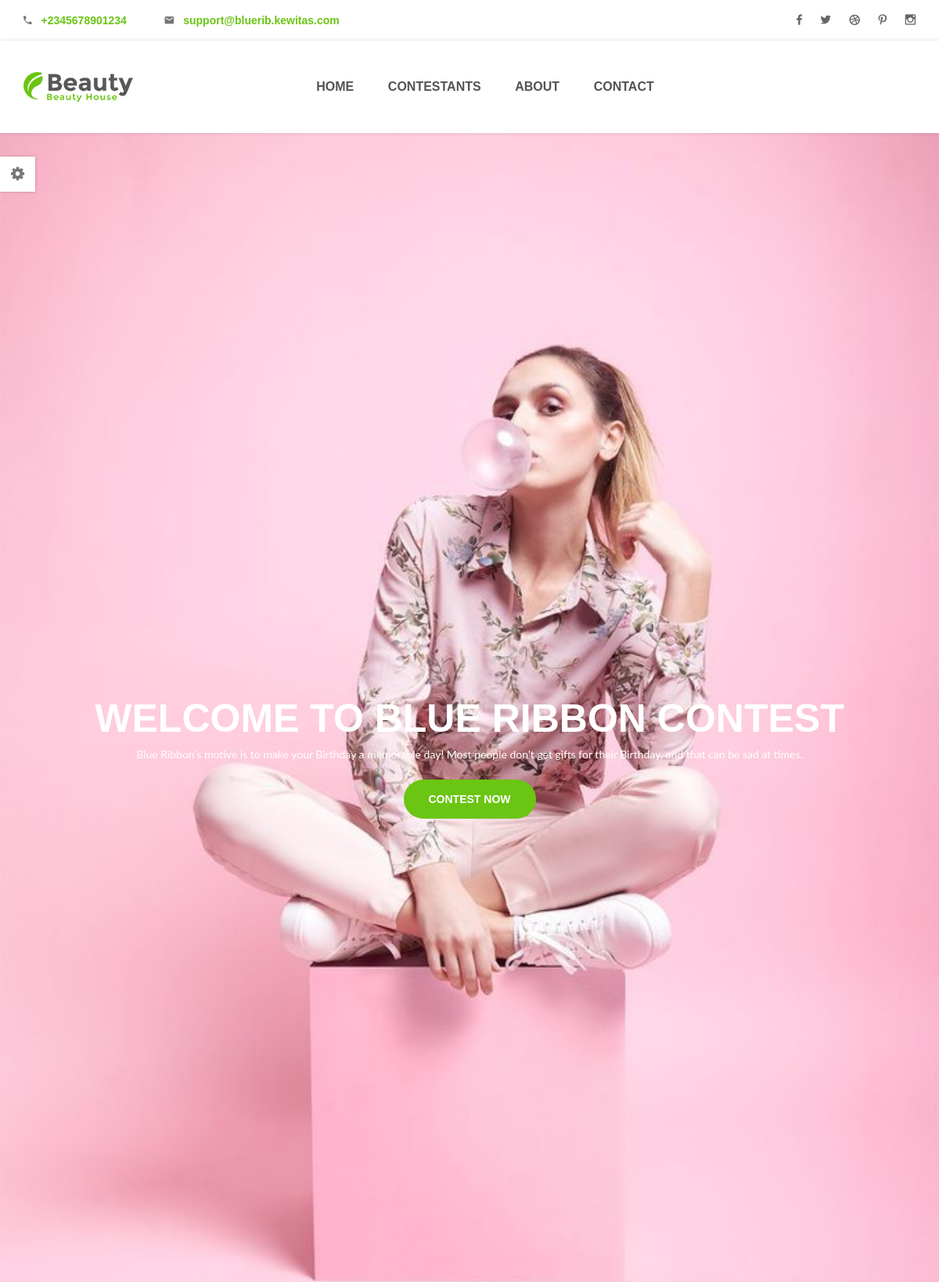
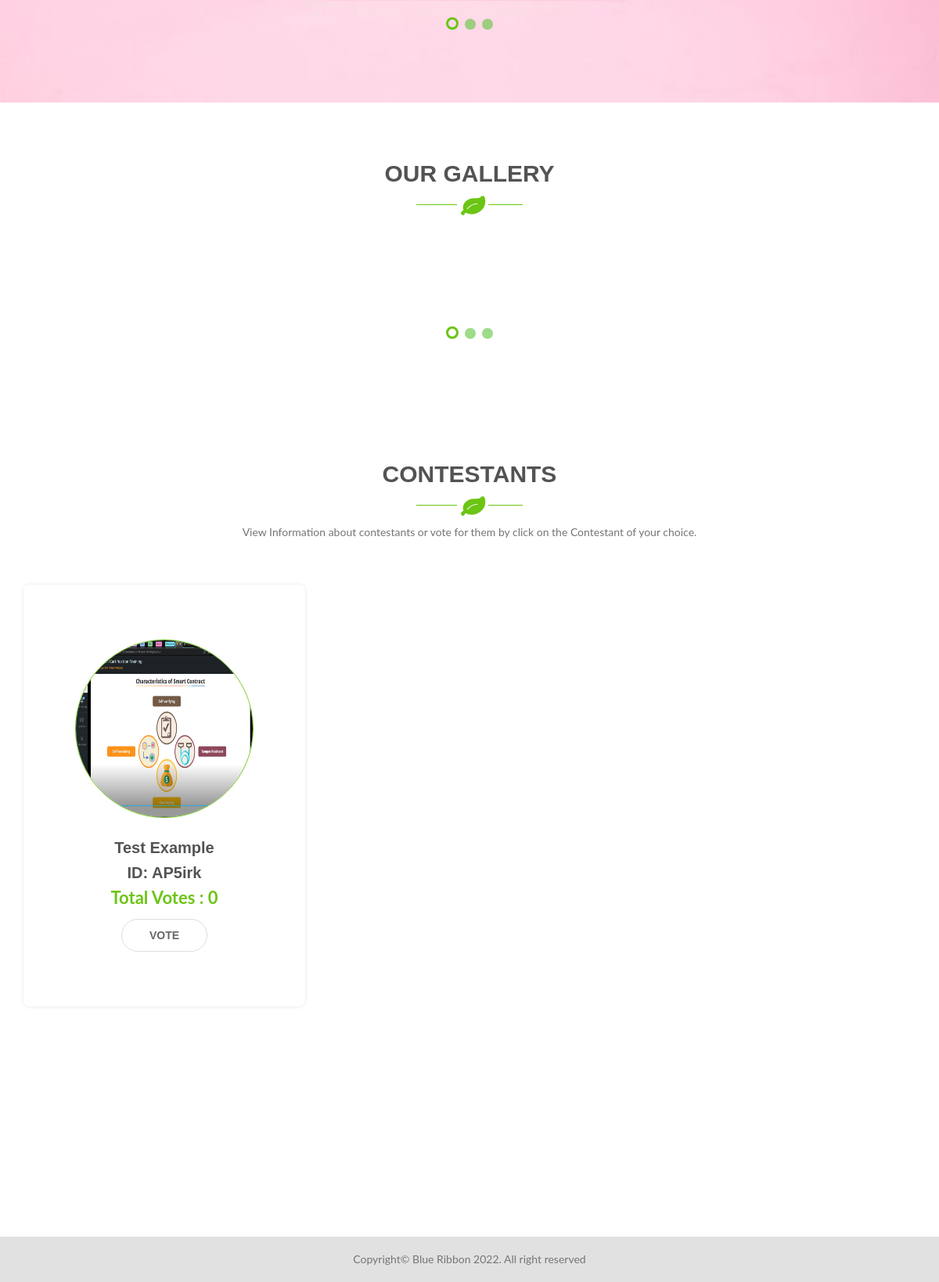
The page / on the database its author committed (2 pictures, top to bottom).
### tables this page shows
CREATE TABLE `conts` (
  `id` int(11) NOT NULL,
  `c_id` varchar(100) NOT NULL,
  `name` varchar(100) NOT NULL,
  `email` varchar(100) NOT NULL,
  `picture` varchar(1000) NOT NULL,
  `state` varchar(100) NOT NULL,
  `gender` varchar(100) NOT NULL,
  `vote` int(11) NOT NULL,
  `date_created` timestamp NOT NULL DEFAULT current_timestamp() ON UPDATE current_timestamp()
);

### index.php (called while the page is built)
<?php
require 'header.php';
?>
        <?php
        require 'slider.php';
        ?>
        <?php
        require 'gallery.php';
        ?>
        <?php
        require 'contestants.php';
        ?>
        <?php
        require 'footer.php';
        ?>

### config.php (called while the page is built, shortened)
<?php
$site_name = "Blue Ribbon";
$contest_title = "Blue Ribbon Contest";
$phone_number = "+2345678901234";
$email_address = "support@bluerib.kewitas.com";
$link = mysqli_connect(HOST, USERNAME, PASSWORD, DBNAME);
function fetch_all_conts(){
	global $link;
	$sql = "SELECT * FROM conts ORDER BY date_created DESC";
	$query = mysqli_query($link, $sql);
	if($query){
		if (mysqli_num_rows($query) > 0) {
			while ($row = mysqli_fetch_assoc($query)) {
			$inv[] = $row;
			}return $inv;
		}
	}return false;
}

### contestants.php (the view)
<div class="our-feature ptb-100" id="contestants">
    <div class="container">
       <div class="row">
            <div class="col-md-8 offset-md-2">
                <div class="section-title text-center">
                    <h2>Contestants</h2>
                    <p> View Information about contestants or vote for them by click on the Contestant of your choice.</p>
                </div>
            </div>
        </div>
        <div class="row mb-n-30px">
            <?php
            $contestants = fetch_all_conts();
            if (!empty($contestants)) {
                foreach ($contestants as $cont) {
            ?>
            <div class="col-lg-4 col-md-6 col-xs-12 mb-30px">
                <div class="single-feature text-center">
                    <div class="feature-img">
                        <img src="<?= $cont['picture']; ?>" alt="">
                    </div>
                    <div class="feature-desc">
                        <h3><a href="#"><?= $cont['name']; ?></a></h3>
                        <h3>ID: <?= $cont['c_id']; ?></h3>
                        <p>Total Votes : <b><?= $cont['vote']; ?></b></p>
                        <a href="vote?id=<?= $cont['id']; ?>">Vote</a>
                    </div>
                </div>
            </div>
            <?php
                }
            }
            ?>
        </div>
    </div>
</div>

### header.php (shortened to what this page needs)
<?php
require 'config.php';
?>
<!doctype html>
<html class="" lang="en">
<head>
    <link rel="stylesheet" href="css/bootstrap.min.css">
    <link rel="stylesheet" href="css/core.css">
    <link rel="stylesheet" href="style.css">
    <link rel="stylesheet" href="css/responsive.css">
    <link rel="stylesheet" href="css/style-customizer.css">
    <link href="#" data-style="styles" rel="stylesheet">
</head>
<body>
    <div class="wrapper white-bg">
        <div class="header">
            <div class="header-top">
                <div class="container">
                    <div class="row mobile-items-center">
                        <div class="col-md-6 col-sm-6 hidden-xs">
                            <div class="header-left">
                                <div class="call-center">
                                    <p><i class="zmdi zmdi-phone"></i><a href="tel:<?= $phone_number; ?>"><?= $phone_number; ?></a></p>
                                </div>
                                <div class="mail-address">
                                    <p><i class="zmdi zmdi-email"></i><a href="mailto:<?= $email_address; ?>"><?= $email_address; ?></a></p>
                                </div>
                            </div>
                        </div>
                        <div class="col-md-6 col-sm-6 col-xs-12">
                            <div class="social-icons">
                                <a href="#"><i class="zmdi zmdi-facebook"></i></a>
                                <a href="#"><i class="zmdi zmdi-twitter"></i></a>
                                <a href="#"><i class="zmdi zmdi-dribbble"></i></a>
                                <a href="#"><i class="zmdi zmdi-pinterest"></i></a>
                                <a href="#"><i class="zmdi zmdi-instagram"></i></a>
                            </div>
                        </div>
                    </div>
                </div>
            </div>
            <div class="header-bottom sticky-header">
                <div class="container">
                    <div class="mgea-full-width">
                        <div class="row">
                            <div class="col-lg-2 col-md-6 col-sm-9 xs-3">
                                <div class="logo">
                                    <a href="index.html"><img src="images/logo/logo.png" alt=""></a>
                                </div>
                            </div>
                            <div class="col-lg-8 d-none d-lg-block">
                                <div class="menu">
                                    <nav>
                                        <ul>
                                            <li>
                                                <a href="index#top">Home</a>
                                            </li>
                                            <li>
                                                <a href="index#contestants">Contestants</a>
                                            </li>
                                            <li>
                                                <a href="about-us.html">about</a>
                                            </li>
                                            <li>
                                                <a href="contact-us.html">contact</a>
                                            </li>
                                        </ul>
                                    </nav>
                                </div>
                            </div>
                        </div>
                    </div>
                </div>
            </div>
         </div>

### slider.php (shortened to what this page needs)
      <div class="slider-container" id="top">
	<div class="home-slider-list">
	    <div class="single-slider">
                  <div class="slider-img">
                      <img src="1.jpeg" alt="" style="width: 100%;">
                  </div>
	        <div class="slider-text-tablecell">
				<div class="middle-text">
                          <div class="title-1 wow rotateInDownRight" data-wow-duration="0.9s" data-wow-delay="0s">
                              <h1 style="color: #fff;">welcome to <?= $contest_title; ?></h1>
                          </div>
                          <div class="desc wow slideInRight" data-wow-duration="1.2s" data-wow-delay="0.2s">
                              <p style="color: #fff;"><?= $site_name; ?>'s motive is to make your Birthday a memorable day! Most people don't get gifts for their Birthday, and that can be sad at times.</p>
                          </div>
                          <div class="explore-now wow bounceInUp" data-wow-duration="1.3s" data-wow-delay=".5s">
                              <a href="join">Contest now</a>
                          </div>
                      </div>
			</div>
	    </div>
	</div>
</div>

### gallery.php (shortened to what this page needs)
<div class="galllery ptb-100">
    <div class="container">
        <div class="row">
            <div class="col-md-8 offset-md-2">
                <div class="section-title text-center">
                    <h2>our gallery</h2>
                </div>
            </div>
        </div>
    </div>
    <div class="gallery-tab-section">
        <div class="gallery-tab-content">
            <div class="tab-content">
    <div role="tabpanel" class="tab-pane fade show active" id="all">
                    <div class="single-gallery-list owl_pagination">
                        <div class="single-gallery">
                            <div class="gallery-img">
                            </div>
                        </div>
                        <div class="single-gallery">
                            <div class="gallery-img">
                            </div>
                        </div>
                        <div class="single-gallery">
                            <div class="gallery-img">
                            </div>
                        </div>
                        <div class="single-gallery">
                            <div class="gallery-img">
                            </div>
                        </div>
                        <div class="single-gallery">
                            <div class="gallery-img">
                            </div>
                        </div>
                    </div>
                </div>
            </div>
        </div>
    </div>
</div>

### footer.php (shortened to what this page needs)
        <div class="our-partner">
            <div class="container">
                <div class="row">
                    <div class="col-md-12">
                        <div class="partner-list">
                            <div class="single-partner">
                            </div>
                            <div class="single-partner">
                            </div>
                            <div class="single-partner">
                            </div>
                            <div class="single-partner">
                            </div>
                            <div class="single-partner">
                            </div>
                        </div>
                    </div>
                </div>
            </div>
        </div>
        <div class="footer">
            <div class="footer-bottom text-center">
                <div class="container">
                    <div class="row">
                        <div class="col-md-12 col-sm-12 col-xs-12">
                            <div class="copyright">
                                <p>
                                    Copyright&copy; <?= $site_name; ?> 2022. All right reserved
                                </p>
                            </div>
                        </div>
                    </div>
                </div>
            </div>
        </div>
    </div>
    <div class="style-customizer closed">
      <div class="buy-button">
            <a class="opener" href="#"><i class="fa fa-cog fa-spin"></i></a>
        </div>
    </div>
</body>
</html>

### css/responsive.css (style rules this page uses)
@media (min-width: 1200px) and (max-width: 1500px) { .ptb-100 { padding: 80px 0; } }

### css/style-customizer.css (style rules this page uses)
div.style-customizer { background-color: #fff; color: #262626; width: 300px; position: fixed; top: 0; z-index: 9999999999; left: -300px; box-shadow: -3px 0 50px -2px rgba(0, 0, 0, 0.14); height: 100%; bottom: 0; }
.style-customizer.closed { box-shadow: none; }
div.style-customizer .buy-button { text-align: center; display: inline-block; z-index: 2; background: #fff; width: 100%; position: absolute }
div.style-customizer a.opener { display: block; height: 45px; position: absolute; left: 300px; top: 200px; background: #fff; width: 45px; font-size: 20px; line-height: 45px; color: #777777; text-align: center; text-decoration: none; box-shadow: 1px 0 3px 0 rgba(0, 0, 0, 0.14), -1px 0 3px 0 rgba(0, 0, 0, 0.14); }

### css/default.css (style rules this page uses)
body { font-family: 'Lato', sans-serif; font-weight: normal; font-style: normal; font-size: 14px; }
a,button { font-family: 'Raleway', sans-serif; font-weight: 600; }
a, .btn { -webkit-transition: all 0.3s ease-out 0s; -moz-transition: all 0.3s ease-out 0s; -ms-transition: all 0.3s ease-out 0s; -o-transition: all 0.3s ease-out 0s; transition: all 0.3s ease-out 0s; }
a, button, input { outline: medium none; color: #6bc513; }
h1, h2, h3, h4, h5, h6 { font-family: 'Raleway', sans-serif; font-weight: normal; color: #363636; margin-top: 0px; font-style: normal; font-weight: bold; }
h1 a, h2 a, h3 a, h4 a, h5 a, h6 a { color: inherit }
h1 { font-size: 40px; font-weight: 500; }
h2 { font-size: 35px; }
h3 { font-size: 28px; }
ul { margin: 0px; padding: 0px; }
li { list-style: none }
p { font-size: 14px; font-weight: normal; line-height: 24px; color: #757575; margin-bottom: 15px; }
.ptb-100 { padding: 100px 0 }
.white-bg { background: #fff; }

### rows shown on the page
conts: picture (picture), name "Test Example", c "AP5irk", vote "0"

### other values the page prints
$phone_number "+2345678901234"
$email_address "support@bluerib.kewitas.com"
$contest_title "BLUE RIBBON CONTEST"
$site_name "Blue Ribbon"
